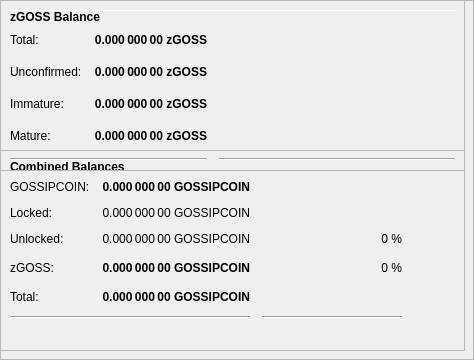
        <widget class="QFrame" name="frameObfuscation">
         <property name="minimumSize">
          <size>
           <width>0</width>
           <height>350</height>
          </size>
         </property>
         <property name="layoutDirection">
          <enum>Qt::LeftToRight</enum>
         </property>
         <property name="frameShape">
          <enum>QFrame::StyledPanel</enum>
         </property>
         <property name="frameShadow">
          <enum>QFrame::Raised</enum>
         </property>
         <widget class="QPushButton" name="runAutoDenom">
          <property name="geometry">
           <rect>
            <x>251</x>
            <y>17</y>
            <width>1</width>
            <height>1</height>
           </rect>
          </property>
          <property name="palette">
           <palette>
            <active>
             <colorrole role="WindowText">
              <brush brushstyle="SolidPattern">
               <color alpha="255">
                <red>0</red>
                <green>0</green>
                <blue>0</blue>
               </color>
              </brush>
             </colorrole>
             <colorrole role="Button">
              <brush brushstyle="SolidPattern">
               <color alpha="255">
                <red>239</red>
                <green>238</green>
                <blue>238</blue>
               </color>
              </brush>
             </colorrole>
             <colorrole role="Light">
              <brush brushstyle="SolidPattern">
               <color alpha="255">
                <red>255</red>
                <green>255</green>
                <blue>255</blue>
               </color>
              </brush>
             </colorrole>
             <colorrole role="Midlight">
              <brush brushstyle="SolidPattern">
               <color alpha="255">
                <red>247</red>
                <green>246</green>
                <blue>246</blue>
               </color>
              </brush>
             </colorrole>
             <colorrole role="Dark">
              <brush brushstyle="SolidPattern">
               <color alpha="255">
                <red>119</red>
                <green>119</green>
                <blue>119</blue>
               </color>
              </brush>
             </colorrole>
             <colorrole role="Mid">
              <brush brushstyle="SolidPattern">
               <color alpha="255">
                <red>159</red>
                <green>159</green>
                <blue>159</blue>
               </color>
              </brush>
             </colorrole>
             <colorrole role="Text">
              <brush brushstyle="SolidPattern">
               <color alpha="255">
                <red>0</red>
                <green>0</green>
                <blue>0</blue>
               </color>
              </brush>
             </colorrole>
             <colorrole role="BrightText">
              <brush brushstyle="SolidPattern">
               <color alpha="255">
                <red>255</red>
                <green>255</green>
                <blue>255</blue>
               </color>
              </brush>
             </colorrole>
             <colorrole role="ButtonText">
              <brush brushstyle="SolidPattern">
               <color alpha="255">
                <red>0</red>
                <green>0</green>
                <blue>0</blue>
               </color>
              </brush>
             </colorrole>
             <colorrole role="Base">
              <brush brushstyle="SolidPattern">
               <color alpha="255">
                <red>255</red>
                <green>255</green>
                <blue>255</blue>
               </color>
              </brush>
             </colorrole>
             <colorrole role="Window">
              <brush brushstyle="SolidPattern">
               <color alpha="255">
                <red>239</red>
                <green>238</green>
                <blue>238</blue>
               </color>
              </brush>
             </colorrole>
             <colorrole role="Shadow">
              <brush brushstyle="SolidPattern">
               <color alpha="255">
                <red>0</red>
                <green>0</green>
                <blue>0</blue>
               </color>
              </brush>
             </colorrole>
             <colorrole role="AlternateBase">
              <brush brushstyle="SolidPattern">
               <color alpha="255">
                <red>247</red>
                <green>246</green>
                <blue>246</blue>
               </color>
              </brush>
             </colorrole>
             <colorrole role="ToolTipBase">
              <brush brushstyle="SolidPattern">
               <color alpha="255">
                <red>255</red>
                <green>255</green>
                <blue>220</blue>
               </color>
              </brush>
             </colorrole>
             <colorrole role="ToolTipText">
              <brush brushstyle="SolidPattern">
               <color alpha="255">
                <red>0</red>
                <green>0</green>
                <blue>0</blue>
               </color>
              </brush>
             </colorrole>
            </active>
            <inactive>
             <colorrole role="WindowText">
              <brush brushstyle="SolidPattern">
               <color alpha="255">
                <red>0</red>
                <green>0</green>
                <blue>0</blue>
               </color>
              </brush>
             </colorrole>
             <colorrole role="Button">
              <brush brushstyle="SolidPattern">
               <color alpha="255">
                <red>239</red>
                <green>238</green>
                <blue>238</blue>
               </color>
              </brush>
             </colorrole>
             <colorrole role="Light">
              <brush brushstyle="SolidPattern">
               <color alpha="255">
                <red>255</red>
                <green>255</green>
                <blue>255</blue>
               </color>
              </brush>
             </colorrole>
             <colorrole role="Midlight">
              <brush brushstyle="SolidPattern">
               <color alpha="255">
                <red>247</red>
                <green>246</green>
                <blue>246</blue>
               </color>
              </brush>
             </colorrole>
             <colorrole role="Dark">
              <brush brushstyle="SolidPattern">
               <color alpha="255">
                <red>119</red>
                <green>119</green>
                <blue>119</blue>
               </color>
              </brush>
             </colorrole>
             <colorrole role="Mid">
              <brush brushstyle="SolidPattern">
               <color alpha="255">
                <red>159</red>
                <green>159</green>
                <blue>159</blue>
               </color>
              </brush>
             </colorrole>
             <colorrole role="Text">
              <brush brushstyle="SolidPattern">
               <color alpha="255">
                <red>0</red>
                <green>0</green>
                <blue>0</blue>
               </color>
              </brush>
             </colorrole>
             <colorrole role="BrightText">
              <brush brushstyle="SolidPattern">
               <color alpha="255">
                <red>255</red>
                <green>255</green>
                <blue>255</blue>
               </color>
              </brush>
             </colorrole>
             <colorrole role="ButtonText">
              <brush brushstyle="SolidPattern">
               <color alpha="255">
                <red>0</red>
                <green>0</green>
                <blue>0</blue>
               </color>
              </brush>
             </colorrole>
             <colorrole role="Base">
              <brush brushstyle="SolidPattern">
               <color alpha="255">
                <red>255</red>
                <green>255</green>
                <blue>255</blue>
               </color>
              </brush>
             </colorrole>
             <colorrole role="Window">
              <brush brushstyle="SolidPattern">
               <color alpha="255">
                <red>239</red>
                <green>238</green>
                <blue>238</blue>
               </color>
              </brush>
             </colorrole>
             <colorrole role="Shadow">
              <brush brushstyle="SolidPattern">
               <color alpha="255">
                <red>0</red>
                <green>0</green>
                <blue>0</blue>
               </color>
              </brush>
             </colorrole>
             <colorrole role="AlternateBase">
              <brush brushstyle="SolidPattern">
               <color alpha="255">
                <red>247</red>
                <green>246</green>
                <blue>246</blue>
               </color>
              </brush>
             </colorrole>
             <colorrole role="ToolTipBase">
              <brush brushstyle="SolidPattern">
               <color alpha="255">
                <red>255</red>
                <green>255</green>
                <blue>220</blue>
               </color>
              </brush>
             </colorrole>
             <colorrole role="ToolTipText">
              <brush brushstyle="SolidPattern">
               <color alpha="255">
                <red>0</red>
                <green>0</green>
                <blue>0</blue>
               </color>
              </brush>
             </colorrole>
            </inactive>
            <disabled>
             <colorrole role="WindowText">
              <brush brushstyle="SolidPattern">
               <color alpha="255">
                <red>119</red>
                <green>119</green>
                <blue>119</blue>
               </color>
              </brush>
             </colorrole>
             <colorrole role="Button">
              <brush brushstyle="SolidPattern">
               <color alpha="255">
                <red>239</red>
                <green>238</green>
                <blue>238</blue>
               </color>
              </brush>
             </colorrole>
             <colorrole role="Light">
              <brush brushstyle="SolidPattern">
               <color alpha="255">
                <red>255</red>
                <green>255</green>
                <blue>255</blue>
               </color>
              </brush>
             </colorrole>
             <colorrole role="Midlight">
              <brush brushstyle="SolidPattern">
               <color alpha="255">
                <red>247</red>
                <green>246</green>
                <blue>246</blue>
               </color>
              </brush>
             </colorrole>
             <colorrole role="Dark">
              <brush brushstyle="SolidPattern">
               <color alpha="255">
                <red>119</red>
                <green>119</green>
                <blue>119</blue>
               </color>
              </brush>
             </colorrole>
             <colorrole role="Mid">
              <brush brushstyle="SolidPattern">
               <color alpha="255">
                <red>159</red>
                <green>159</green>
                <blue>159</blue>
               </color>
              </brush>
             </colorrole>
             <colorrole role="Text">
              <brush brushstyle="SolidPattern">
               <color alpha="255">
                <red>119</red>
                <green>119</green>
                <blue>119</blue>
               </color>
              </brush>
             </colorrole>
             <colorrole role="BrightText">
              <brush brushstyle="SolidPattern">
               <color alpha="255">
                <red>255</red>
                <green>255</green>
                <blue>255</blue>
               </color>
              </brush>
             </colorrole>
             <colorrole role="ButtonText">
              <brush brushstyle="SolidPattern">
               <color alpha="255">
                <red>119</red>
                <green>119</green>
                <blue>119</blue>
               </color>
              </brush>
             </colorrole>
             <colorrole role="Base">
              <brush brushstyle="SolidPattern">
               <color alpha="255">
                <red>239</red>
                <green>238</green>
                <blue>238</blue>
               </color>
              </brush>
             </colorrole>
             <colorrole role="Window">
              <brush brushstyle="SolidPattern">
               <color alpha="255">
                <red>239</red>
                <green>238</green>
                <blue>238</blue>
               </color>
              </brush>
             </colorrole>
             <colorrole role="Shadow">
              <brush brushstyle="SolidPattern">
               <color alpha="255">
                <red>0</red>
                <green>0</green>
                <blue>0</blue>
               </color>
              </brush>
             </colorrole>
             <colorrole role="AlternateBase">
              <brush brushstyle="SolidPattern">
               <color alpha="255">
                <red>239</red>
                <green>238</green>
                <blue>238</blue>
               </color>
              </brush>
             </colorrole>
             <colorrole role="ToolTipBase">
              <brush brushstyle="SolidPattern">
               <color alpha="255">
                <red>255</red>
                <green>255</green>
                <blue>220</blue>
               </color>
              </brush>
             </colorrole>
             <colorrole role="ToolTipText">
              <brush brushstyle="SolidPattern">
               <color alpha="255">
                <red>0</red>
                <green>0</green>
                <blue>0</blue>
               </color>
              </brush>
             </colorrole>
            </disabled>
           </palette>
          </property>
          <property name="focusPolicy">
           <enum>Qt::NoFocus</enum>
          </property>
          <property name="autoFillBackground">
           <bool>true</bool>
          </property>
          <property name="text">
           <string/>
          </property>
          <property name="flat">
           <bool>true</bool>
          </property>
         </widget>
         <widget class="Line" name="line">
          <property name="geometry">
           <rect>
            <x>7</x>
            <y>10</y>
            <width>451</width>
            <height>1</height>
           </rect>
          </property>
          <property name="orientation">
           <enum>Qt::Horizontal</enum>
          </property>
         </widget>
         <widget class="QFrame" name="frame_3">
          <property name="geometry">
           <rect>
            <x>0</x>
            <y>150</y>
            <width>465</width>
            <height>201</height>
           </rect>
          </property>
          <property name="frameShape">
           <enum>QFrame::StyledPanel</enum>
          </property>
          <property name="frameShadow">
           <enum>QFrame::Raised</enum>
          </property>
          <layout class="QVBoxLayout" name="verticalLayout_5">
           <item>
            <layout class="QHBoxLayout" name="horizontalLayout_5" stretch="0">
             <item>
              <widget class="QLabel" name="label_5z">
               <property name="maximumSize">
                <size>
                 <width>16777215</width>
                 <height>20</height>
                </size>
               </property>
               <property name="font">
                <font>
                 <weight>75</weight>
                 <bold>true</bold>
                </font>
               </property>
               <property name="toolTip">
                <string>Combined Balances (including unconfirmed and immature coins)</string>
               </property>
               <property name="text">
                <string>&lt;html&gt;&lt;head/&gt;&lt;body&gt;&lt;p&gt;Combined Balances&lt;/p&gt;&lt;/body&gt;&lt;/html&gt;</string>
               </property>
              </widget>
             </item>
            </layout>
           </item>
           <item>
            <layout class="QGridLayout" name="gridLayout_3">
             <property name="spacing">
              <number>12</number>
             </property>
             <item row="7" column="0" colspan="2">
              <widget class="Line" name="lineSpendableBalance_3">
               <property name="orientation">
                <enum>Qt::Horizontal</enum>
               </property>
              </widget>
             </item>
             <item row="7" column="2">
              <widget class="Line" name="lineWatchBalance_3">
               <property name="sizePolicy">
                <sizepolicy hsizetype="Preferred" vsizetype="Fixed">
                 <horstretch>0</horstretch>
                 <verstretch>0</verstretch>
                </sizepolicy>
               </property>
               <property name="minimumSize">
                <size>
                 <width>140</width>
                 <height>0</height>
                </size>
               </property>
               <property name="orientation">
                <enum>Qt::Horizontal</enum>
               </property>
              </widget>
             </item>
             <item row="4" column="1">
              <widget class="QLabel" name="labelzBalancez">
               <property name="font">
                <font>
                 <weight>75</weight>
                 <bold>true</bold>
                </font>
               </property>
               <property name="cursor">
                <cursorShape>IBeamCursor</cursorShape>
               </property>
               <property name="toolTip">
                <string>Total of transactions that have yet to be confirmed, and do not yet count toward the spendable balance</string>
               </property>
               <property name="text">
                <string notr="true">0.000 000 00 GOSSIPCOIN</string>
               </property>
               <property name="alignment">
                <set>Qt::AlignRight|Qt::AlignTrailing|Qt::AlignVCenter</set>
               </property>
               <property name="textInteractionFlags">
                <set>Qt::LinksAccessibleByMouse|Qt::TextSelectableByKeyboard|Qt::TextSelectableByMouse</set>
               </property>
              </widget>
             </item>
             <item row="6" column="1">
              <widget class="QLabel" name="labelTotalz">
               <property name="font">
                <font>
                 <weight>75</weight>
                 <bold>true</bold>
                </font>
               </property>
               <property name="cursor">
                <cursorShape>IBeamCursor</cursorShape>
               </property>
               <property name="toolTip">
                <string>Total Balance, including unconfirmed and immature coins.</string>
               </property>
               <property name="text">
                <string notr="true">0.000 000 00 GOSSIPCOIN</string>
               </property>
               <property name="alignment">
                <set>Qt::AlignRight|Qt::AlignTrailing|Qt::AlignVCenter</set>
               </property>
               <property name="textInteractionFlags">
                <set>Qt::LinksAccessibleByMouse|Qt::TextSelectableByKeyboard|Qt::TextSelectableByMouse</set>
               </property>
              </widget>
             </item>
             <item row="4" column="3">
              <spacer name="horizontalSpacer_6">
               <property name="orientation">
                <enum>Qt::Horizontal</enum>
               </property>
               <property name="sizeHint" stdset="0">
                <size>
                 <width>40</width>
                 <height>20</height>
                </size>
               </property>
              </spacer>
             </item>
             <item row="6" column="0">
              <widget class="QLabel" name="labelTotalTextz">
               <property name="text">
                <string>Total:</string>
               </property>
              </widget>
             </item>
             <item row="1" column="0">
              <widget class="QLabel" name="labelBalanceTextz">
               <property name="text">
                <string>GOSSIPCOIN:</string>
               </property>
              </widget>
             </item>
             <item row="1" column="1">
              <widget class="QLabel" name="labelBalancez">
               <property name="font">
                <font>
                 <weight>75</weight>
                 <bold>true</bold>
                </font>
               </property>
               <property name="cursor">
                <cursorShape>IBeamCursor</cursorShape>
               </property>
               <property name="toolTip">
                <string>Your current spendable balance</string>
               </property>
               <property name="text">
                <string notr="true">0.000 000 00 GOSSIPCOIN</string>
               </property>
               <property name="alignment">
                <set>Qt::AlignRight|Qt::AlignTrailing|Qt::AlignVCenter</set>
               </property>
               <property name="textInteractionFlags">
                <set>Qt::LinksAccessibleByMouse|Qt::TextSelectableByKeyboard|Qt::TextSelectableByMouse</set>
               </property>
              </widget>
             </item>
             <item row="4" column="0">
              <widget class="QLabel" name="labelzBalanceTextz">
               <property name="toolTip">
                <string/>
               </property>
               <property name="text">
                <string>zGOSS:</string>
               </property>
              </widget>
             </item>
             <item row="4" column="2">
              <widget class="QLabel" name="labelzGOSSPercent">
               <property name="toolTip">
                <string>Current percentage of zGOSS.
If AutoMint is enabled this percentage will settle around the configured AutoMint percentage (default = 10%)</string>
               </property>
               <property name="text">
                <string>0 %</string>
               </property>
               <property name="alignment">
                <set>Qt::AlignRight|Qt::AlignTrailing|Qt::AlignVCenter</set>
               </property>
              </widget>
             </item>
             <item row="6" column="2">
              <widget class="QLabel" name="label100Percent">
               <property name="text">
                <string/>
               </property>
               <property name="alignment">
                <set>Qt::AlignRight|Qt::AlignTrailing|Qt::AlignVCenter</set>
               </property>
              </widget>
             </item>
             <item row="2" column="1">
              <widget class="QLabel" name="labelLockedBalance">
               <property name="toolTip">
                <string>Locked GOSSIPCOIN or Masternode collaterals. These are excluded from zGOSS minting.</string>
               </property>
               <property name="text">
                <string>0.000 000 00 GOSSIPCOIN</string>
               </property>
               <property name="alignment">
                <set>Qt::AlignRight|Qt::AlignTrailing|Qt::AlignVCenter</set>
               </property>
              </widget>
             </item>
             <item row="2" column="0">
              <widget class="QLabel" name="labelLockedBalanceText">
               <property name="toolTip">
                <string>Locked GOSSIPCOIN or Masternode collaterals. These are excluded from zGOSS minting.</string>
               </property>
               <property name="text">
                <string>Locked:</string>
               </property>
              </widget>
             </item>
             <item row="3" column="0">
              <widget class="QLabel" name="labelUnLockedBalanceText">
               <property name="toolTip">
                <string>Unlocked GOSSIPCOINs. These can be used for zGOSS minting.</string>
               </property>
               <property name="text">
                <string>Unlocked:</string>
               </property>
              </widget>
             </item>
             <item row="3" column="1">
              <widget class="QLabel" name="labelUnLockedBalance">
               <property name="toolTip">
                <string>Unlocked GOSSIPCOINs. These can be used for zGOSS minting.</string>
               </property>
               <property name="text">
                <string>0.000 000 00 GOSSIPCOIN</string>
               </property>
               <property name="alignment">
                <set>Qt::AlignRight|Qt::AlignTrailing|Qt::AlignVCenter</set>
               </property>
              </widget>
             </item>
             <item row="3" column="2">
              <widget class="QLabel" name="labelGOSSIPCOINPercent">
               <property name="text">
                <string>0 %</string>
               </property>
               <property name="alignment">
                <set>Qt::AlignRight|Qt::AlignTrailing|Qt::AlignVCenter</set>
               </property>
              </widget>
             </item>
            </layout>
           </item>
           <item>
            <spacer name="verticalSpacer">
             <property name="orientation">
              <enum>Qt::Vertical</enum>
             </property>
             <property name="sizeHint" stdset="0">
              <size>
               <width>20</width>
               <height>40</height>
              </size>
             </property>
            </spacer>
           </item>
          </layout>
         </widget>
         <widget class="QFrame" name="frame_4">
          <property name="geometry">
           <rect>
            <x>0</x>
            <y>0</y>
            <width>465</width>
            <height>171</height>
           </rect>
          </property>
          <property name="frameShape">
           <enum>QFrame::StyledPanel</enum>
          </property>
          <property name="frameShadow">
           <enum>QFrame::Raised</enum>
          </property>
          <layout class="QVBoxLayout" name="verticalLayout_7">
           <item>
            <layout class="QHBoxLayout" name="horizontalLayout_8" stretch="0">
             <item>
              <widget class="QLabel" name="label_5z_3">
               <property name="maximumSize">
                <size>
                 <width>16777215</width>
                 <height>20</height>
                </size>
               </property>
               <property name="font">
                <font>
                 <weight>75</weight>
                 <bold>true</bold>
                </font>
               </property>
               <property name="text">
                <string>zGOSS Balance</string>
               </property>
              </widget>
             </item>
            </layout>
           </item>
           <item>
            <layout class="QGridLayout" name="gridLayout_5">
             <property name="spacing">
              <number>12</number>
             </property>
             <item row="4" column="0">
              <widget class="QLabel" name="labelzBalanceMatureText">
               <property name="toolTip">
                <string>Mature: more than 20 confirmation and more than 1 mints of the same denomination after it was minted.
These zGOSS are spendable.</string>
               </property>
               <property name="text">
                <string>Mature:</string>
               </property>
              </widget>
             </item>
             <item row="5" column="0" colspan="2">
              <widget class="Line" name="lineSpendableBalance_5">
               <property name="orientation">
                <enum>Qt::Horizontal</enum>
               </property>
              </widget>
             </item>
             <item row="1" column="1">
              <widget class="QLabel" name="labelzBalance">
               <property name="font">
                <font>
                 <weight>75</weight>
                 <bold>true</bold>
                </font>
               </property>
               <property name="cursor">
                <cursorShape>IBeamCursor</cursorShape>
               </property>
               <property name="toolTip">
                <string>All available zGOSS, unconfirmed and immature zGOSS included.</string>
               </property>
               <property name="text">
                <string notr="true">0.000 000 00 zGOSS</string>
               </property>
               <property name="alignment">
                <set>Qt::AlignRight|Qt::AlignTrailing|Qt::AlignVCenter</set>
               </property>
               <property name="textInteractionFlags">
                <set>Qt::LinksAccessibleByMouse|Qt::TextSelectableByKeyboard|Qt::TextSelectableByMouse</set>
               </property>
              </widget>
             </item>
             <item row="5" column="2">
              <widget class="Line" name="lineWatchBalance_5">
               <property name="sizePolicy">
                <sizepolicy hsizetype="Preferred" vsizetype="Fixed">
                 <horstretch>0</horstretch>
                 <verstretch>0</verstretch>
                </sizepolicy>
               </property>
               <property name="minimumSize">
                <size>
                 <width>140</width>
                 <height>0</height>
                </size>
               </property>
               <property name="orientation">
                <enum>Qt::Horizontal</enum>
               </property>
              </widget>
             </item>
             <item row="1" column="0">
              <widget class="QLabel" name="labelzBalanceText">
               <property name="toolTip">
                <string>All available zGOSS, unconfirmed and immature zGOSS included.</string>
               </property>
               <property name="text">
                <string>Total:</string>
               </property>
              </widget>
             </item>
             <item row="1" column="2">
              <spacer name="horizontalSpacer_8">
               <property name="orientation">
                <enum>Qt::Horizontal</enum>
               </property>
               <property name="sizeHint" stdset="0">
                <size>
                 <width>40</width>
                 <height>20</height>
                </size>
               </property>
              </spacer>
             </item>
             <item row="4" column="2">
              <spacer name="horizontalSpacer_4">
               <property name="orientation">
                <enum>Qt::Horizontal</enum>
               </property>
               <property name="sizeHint" stdset="0">
                <size>
                 <width>40</width>
                 <height>20</height>
                </size>
               </property>
              </spacer>
             </item>
             <item row="4" column="1">
              <widget class="QLabel" name="labelzBalanceMature">
               <property name="font">
                <font>
                 <weight>75</weight>
                 <bold>true</bold>
                </font>
               </property>
               <property name="toolTip">
                <string>Mature: more than 20 confirmation and more than 1 mints of the same denomination after it was minted.
These zGOSS are spendable.</string>
               </property>
               <property name="text">
                <string>0.000 000 00 zGOSS</string>
               </property>
               <property name="alignment">
                <set>Qt::AlignRight|Qt::AlignTrailing|Qt::AlignVCenter</set>
               </property>
              </widget>
             </item>
             <item row="2" column="0">
              <widget class="QLabel" name="labelzBalanceUnconfirmedText">
               <property name="toolTip">
                <string>Unconfirmed: less than 20 confirmations
Immature: confirmed, but less than 1 mints of the same denomination after it was minted</string>
               </property>
               <property name="text">
                <string>Unconfirmed:</string>
               </property>
              </widget>
             </item>
             <item row="2" column="1">
              <widget class="QLabel" name="labelzBalanceUnconfirmed">
               <property name="font">
                <font>
                 <weight>75</weight>
                 <bold>true</bold>
                </font>
               </property>
               <property name="toolTip">
                <string>Unconfirmed: less than 20 confirmations
Immature: confirmed, but less than 1 mints of the same denomination after it was minted</string>
               </property>
               <property name="text">
                <string>0.000 000 00 zGOSS</string>
               </property>
               <property name="alignment">
                <set>Qt::AlignRight|Qt::AlignTrailing|Qt::AlignVCenter</set>
               </property>
              </widget>
             </item>
             <item row="2" column="2">
              <spacer name="horizontalSpacer_5">
               <property name="orientation">
                <enum>Qt::Horizontal</enum>
               </property>
               <property name="sizeHint" stdset="0">
                <size>
                 <width>40</width>
                 <height>20</height>
                </size>
               </property>
              </spacer>
             </item>
             <item row="3" column="0">
              <widget class="QLabel" name="labelzBalanceImmatureText">
               <property name="toolTip">
                <string>Unconfirmed: less than 20 confirmations
Immature: confirmed, but less than 1 mints of the same denomination after it was minted</string>
               </property>
               <property name="text">
                <string>Immature:</string>
               </property>
              </widget>
             </item>
             <item row="3" column="1">
              <widget class="QLabel" name="labelzBalanceImmature">
               <property name="font">
                <font>
                 <weight>75</weight>
                 <bold>true</bold>
                </font>
               </property>
               <property name="toolTip">
                <string>Unconfirmed: less than 20 confirmations
Immature: confirmed, but less than 1 mints of the same denomination after it was minted</string>
               </property>
               <property name="text">
                <string>0.000 000 00 zGOSS</string>
               </property>
               <property name="alignment">
                <set>Qt::AlignRight|Qt::AlignTrailing|Qt::AlignVCenter</set>
               </property>
              </widget>
             </item>
             <item row="3" column="2">
              <spacer name="horizontalSpacer_7">
               <property name="orientation">
                <enum>Qt::Horizontal</enum>
               </property>
               <property name="sizeHint" stdset="0">
                <size>
                 <width>40</width>
                 <height>20</height>
                </size>
               </property>
              </spacer>
             </item>
            </layout>
           </item>
          </layout>
         </widget>
        </widget>
